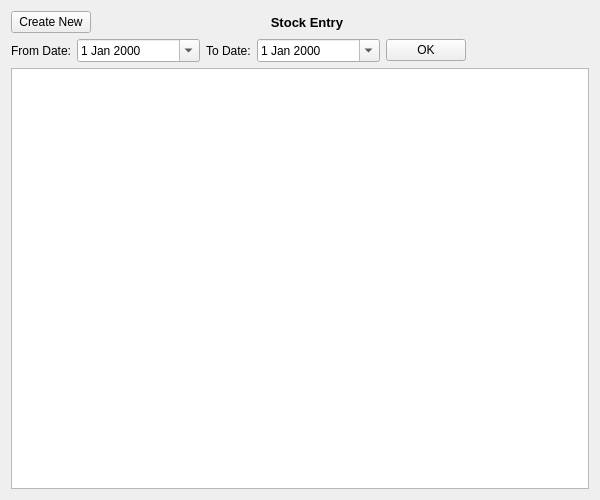
<?xml version="1.0" encoding="UTF-8"?>
<ui version="4.0">
 <class>StockEntry</class>
 <widget class="QWidget" name="StockEntry">
  <property name="geometry">
   <rect>
    <x>0</x>
    <y>0</y>
    <width>600</width>
    <height>500</height>
   </rect>
  </property>
  <property name="windowTitle">
   <string>Form</string>
  </property>
  <layout class="QGridLayout" name="gridLayout">
   <item row="0" column="0">
    <widget class="QPushButton" name="createNewPushButton">
     <property name="sizePolicy">
      <sizepolicy hsizetype="Fixed" vsizetype="Fixed">
       <horstretch>0</horstretch>
       <verstretch>0</verstretch>
      </sizepolicy>
     </property>
     <property name="text">
      <string>Create New</string>
     </property>
    </widget>
   </item>
   <item row="0" column="1">
    <widget class="QLabel" name="titleLabel">
     <property name="font">
      <font>
       <pointsize>10</pointsize>
       <weight>75</weight>
       <bold>true</bold>
      </font>
     </property>
     <property name="text">
      <string>Stock Entry                    </string>
     </property>
     <property name="alignment">
      <set>Qt::AlignCenter</set>
     </property>
    </widget>
   </item>
   <item row="1" column="0" colspan="2">
    <layout class="QHBoxLayout" name="horizontalLayout" stretch="0,1,0,1,0,1">
     <item>
      <widget class="QLabel" name="fromDateLabel">
       <property name="text">
        <string>From Date:</string>
       </property>
       <property name="alignment">
        <set>Qt::AlignRight|Qt::AlignTrailing|Qt::AlignVCenter</set>
       </property>
      </widget>
     </item>
     <item>
      <widget class="QDateEdit" name="fromDateEdit">
       <property name="calendarPopup">
        <bool>true</bool>
       </property>
      </widget>
     </item>
     <item>
      <widget class="QLabel" name="toDateLabel">
       <property name="text">
        <string>To Date:</string>
       </property>
      </widget>
     </item>
     <item>
      <widget class="QDateEdit" name="toDateEdit">
       <property name="calendarPopup">
        <bool>true</bool>
       </property>
      </widget>
     </item>
     <item>
      <widget class="QPushButton" name="okPushButton">
       <property name="sizePolicy">
        <sizepolicy hsizetype="Fixed" vsizetype="Fixed">
         <horstretch>0</horstretch>
         <verstretch>0</verstretch>
        </sizepolicy>
       </property>
       <property name="text">
        <string>OK</string>
       </property>
      </widget>
     </item>
     <item>
      <spacer name="horizontalSpacer">
       <property name="orientation">
        <enum>Qt::Horizontal</enum>
       </property>
       <property name="sizeHint" stdset="0">
        <size>
         <width>40</width>
         <height>20</height>
        </size>
       </property>
      </spacer>
     </item>
    </layout>
   </item>
   <item row="2" column="0" colspan="2">
    <widget class="QTableView" name="tableView">
     <property name="selectionBehavior">
      <enum>QAbstractItemView::SelectRows</enum>
     </property>
    </widget>
   </item>
  </layout>
 </widget>
 <tabstops>
  <tabstop>createNewPushButton</tabstop>
  <tabstop>fromDateEdit</tabstop>
  <tabstop>toDateEdit</tabstop>
  <tabstop>okPushButton</tabstop>
  <tabstop>tableView</tabstop>
 </tabstops>
 <resources/>
 <connections/>
</ui>
